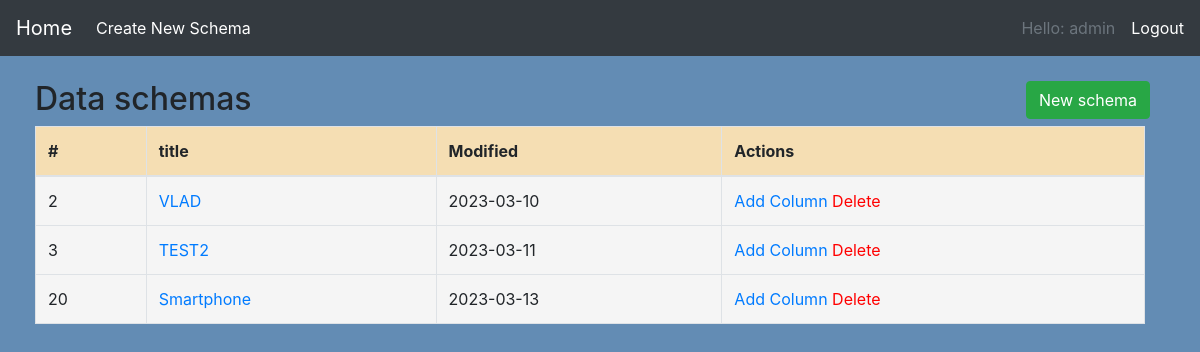
The page / (signed in) on the database as committed earlier.
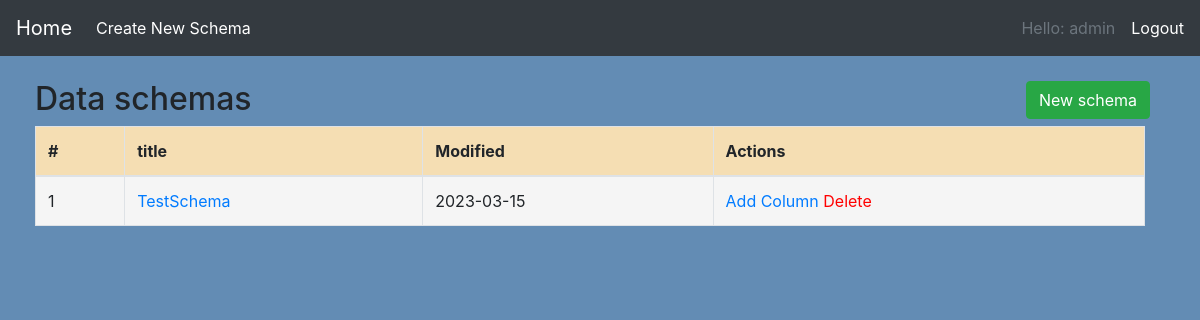
The same page on the database as committed later.
### users/models.py (models this page shows)
class User(AbstractUser):
    pass

### src/models.py (models this page shows, shortened)
class BaseModel(models.Model):
    create_datetime = models.DateTimeField(verbose_name="Creation Datetime", null=True, auto_now_add=True)
    last_update = models.DateTimeField(verbose_name="Last Update Datetime", null=True, auto_now=True)
    class Meta:
        abstract = True

class DataSchema(BaseModel):
    user = models.ForeignKey(to='users.User', on_delete=models.CASCADE, related_name="data_user", verbose_name="User")
    name = models.CharField(max_length=50, verbose_name="Name")
    class Meta:
        verbose_name = "Data Schema"
        verbose_name_plural = "Data Schemas"

### src/views.py (the view)
# urls.py: path("", DataColumnListView.as_view(), name='data_list'),
class DataColumnListView(View):
    def get(self, request):
        user_id = request.user.id
        schemas = DataSchema.objects.filter(user_id=user_id)
        context = {
            'schemas': schemas,
        }
        return render(request, 'index.html', context)

### src/templates/index.html (shortened to what this page needs)
{% extends 'base.html' %}
{% block content %}
<div class="container" style= "margin-left: 20px">
    <br>
  <h2>Data schemas</h2>
    <button type="button" class="btn btn-success" style="position: fixed; top: 81px; left: 1026px;"><a style="color:white" href="data_create">New schema</a></button>
  <table class="table table-bordered">
    <thead>
      <tr style="background-color:wheat ">
        <th>#</th>
        <th>title</th>
        <th>Modified</th>
        <th>Actions</th>
      </tr>
    </thead>
    <tbody>
    {% for schema in schemas %}
        <tr style="background-color:whitesmoke">
            <td>{{ schema.id }}</td>
            <td><a href="{% url 'data_detail' schema.pk %}"> {{ schema.name }}</a></td>
            <td>{{ schema.create_datetime|date:'Y-m-d' }}</td>
            <form method="POST">
            <td><a href="{% url 'data_column_create' schema.id %}">Add Column</a> <a style="color: red" href="{% url 'data_delete' schema.pk %}">Delete</a></td>
            </form>
        </tr>
      {% empty %}
        <tr>
          <td colspan="6">No data columns found.</td>
        </tr>
      {% endfor %}
{% endblock %}

### src/templates/base.html (shortened to what this page needs)
<!DOCTYPE html>
{% load static %}
<html lang="en">
<head>
    <link rel="stylesheet" href="https://cdn.jsdelivr.net/npm/bootstrap@4.0.0/dist/css/bootstrap.min.css">
</head>
<body>
<nav class="navbar navbar-expand-lg navbar-dark bg-dark">
  <div class="collapse navbar-collapse" id="navbarTogglerDemo01">
    <a class="navbar-brand" href="/">Home</a>
    <ul class="navbar-nav mr-auto mt-2 mt-lg-0">
      <li class="nav-item active">
          <a class="nav-link" href="{% url "data_create" %}">Create New Schema<span class="sr-only">(current)</span></a>
      </li>
    </ul>
      <a class="nav-link disabled" href="">Hello: {{ user.username }}</a>
      <span class="navbar-text">
          {% if user.is_authenticated %}
              <a href="{% url 'logout' %}">Logout</a>
          {% else %}
              <a href="{% url 'login' %}">Login</a>
          {% endif %}
      </span>
  </div>
</nav>
{% block content %}
{% endblock %}
</body>
</html>

### src/templates/base.html (style rules this page uses)
body { background-color: #638CB4; }

Rows that differ between the two databases and show on the page:
removed DataSchema: id "2", name "VLAD", create_datetime "2023-03-10"
removed DataSchema: id "3", name "TEST2", create_datetime "2023-03-11"
removed DataSchema: id "20", name "Smartphone", create_datetime "2023-03-13"
added DataSchema: id "1", name "TestSchema", create_datetime "2023-03-15"
